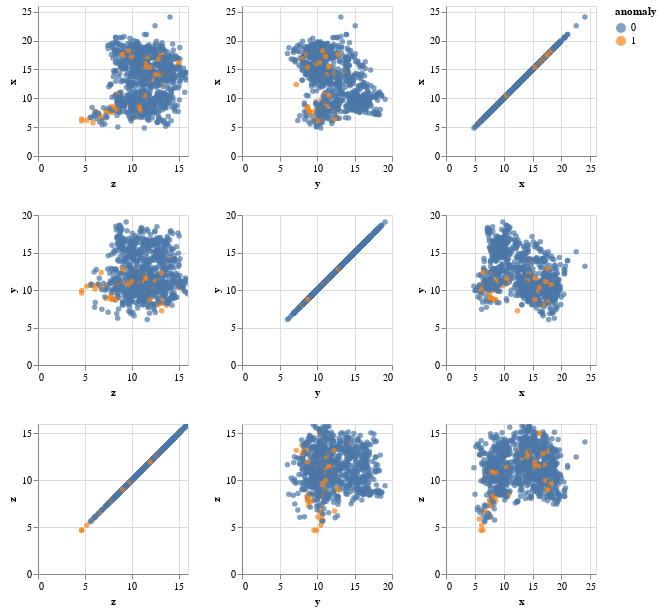

Notebook code cell kept with this figure:
### Code cell
chart = alt.Chart(full_dataset_train.sample(n=1000)).mark_circle().encode(
    alt.X(alt.repeat("column"), type='quantitative'),
    alt.Y(alt.repeat("row"), type='quantitative'),
    color='anomaly:N'
).properties(
    width=150,
    height=150
).repeat(
    row=['x', 'y', 'z'],
    column=['z', 'y', 'x']
).interactive()
chart

### Figure 1 — Vega-Lite specification as saved in the notebook (floating-point values rounded to 4 significant figures; data arrays with more than 128 entries replaced by an {"elided": "..."} marker saying what was removed)
{"config": {"view": {"continuousWidth": 400, "continuousHeight": 300}}, "repeat": {"column": ["z", "y", "x"], "row": ["x", "y", "z"]}, "spec": {"data": {"name": "data-524b3bbaff8be1d21f95862faba3c2e5"}, "mark": "circle", "encoding": {"color": {"type": "nominal", "field": "anomaly"}, "x": {"type": "quantitative", "field": {"repeat": "column"}}, "y": {"type": "quantitative", "field": {"repeat": "row"}}}, "height": 150, "selection": {"selector002": {"type": "interval", "bind": "scales", "encodings": ["x", "y"]}}, "width": 150}, "$schema": "https://vega.github.io/schema/vega-lite/v4.8.1.json", "datasets": {"data-524b3bbaff8be1d21f95862faba3c2e5": {"elided": "1000 records"}}}
